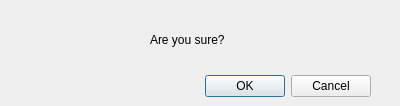
<?xml version="1.0" encoding="UTF-8"?>
<ui version="4.0">
 <class>deletecalendarevent</class>
 <widget class="QDialog" name="deletecalendarevent">
  <property name="geometry">
   <rect>
    <x>0</x>
    <y>0</y>
    <width>400</width>
    <height>106</height>
   </rect>
  </property>
  <property name="windowTitle">
   <string>Delete Event</string>
  </property>
  <property name="windowIcon">
   <iconset resource="spiralbound.qrc">
    <normaloff>:/SpiralBound/images/icon.png</normaloff>:/SpiralBound/images/icon.png</iconset>
  </property>
  <widget class="QDialogButtonBox" name="buttonBox">
   <property name="geometry">
    <rect>
     <x>30</x>
     <y>70</y>
     <width>341</width>
     <height>32</height>
    </rect>
   </property>
   <property name="orientation">
    <enum>Qt::Horizontal</enum>
   </property>
   <property name="standardButtons">
    <set>QDialogButtonBox::Cancel|QDialogButtonBox::Ok</set>
   </property>
  </widget>
  <widget class="QLabel" name="label">
   <property name="geometry">
    <rect>
     <x>150</x>
     <y>30</y>
     <width>91</width>
     <height>20</height>
    </rect>
   </property>
   <property name="text">
    <string>Are you sure?</string>
   </property>
  </widget>
 </widget>
 <resources>
  <include location="spiralbound.qrc"/>
 </resources>
 <connections>
  <connection>
   <sender>buttonBox</sender>
   <signal>accepted()</signal>
   <receiver>deletecalendarevent</receiver>
   <slot>accept()</slot>
   <hints>
    <hint type="sourcelabel">
     <x>248</x>
     <y>254</y>
    </hint>
    <hint type="destinationlabel">
     <x>157</x>
     <y>274</y>
    </hint>
   </hints>
  </connection>
  <connection>
   <sender>buttonBox</sender>
   <signal>rejected()</signal>
   <receiver>deletecalendarevent</receiver>
   <slot>reject()</slot>
   <hints>
    <hint type="sourcelabel">
     <x>316</x>
     <y>260</y>
    </hint>
    <hint type="destinationlabel">
     <x>286</x>
     <y>274</y>
    </hint>
   </hints>
  </connection>
 </connections>
</ui>
